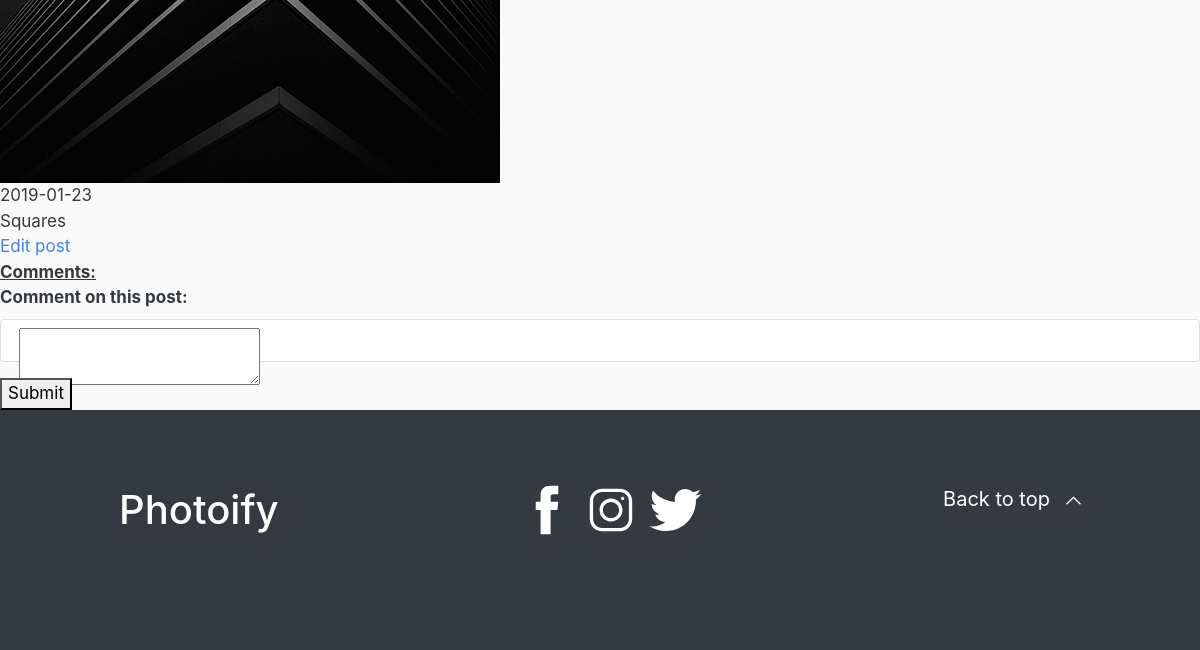
The page /view-profile-old.php?id=12 (lower part) on the database as committed earlier.
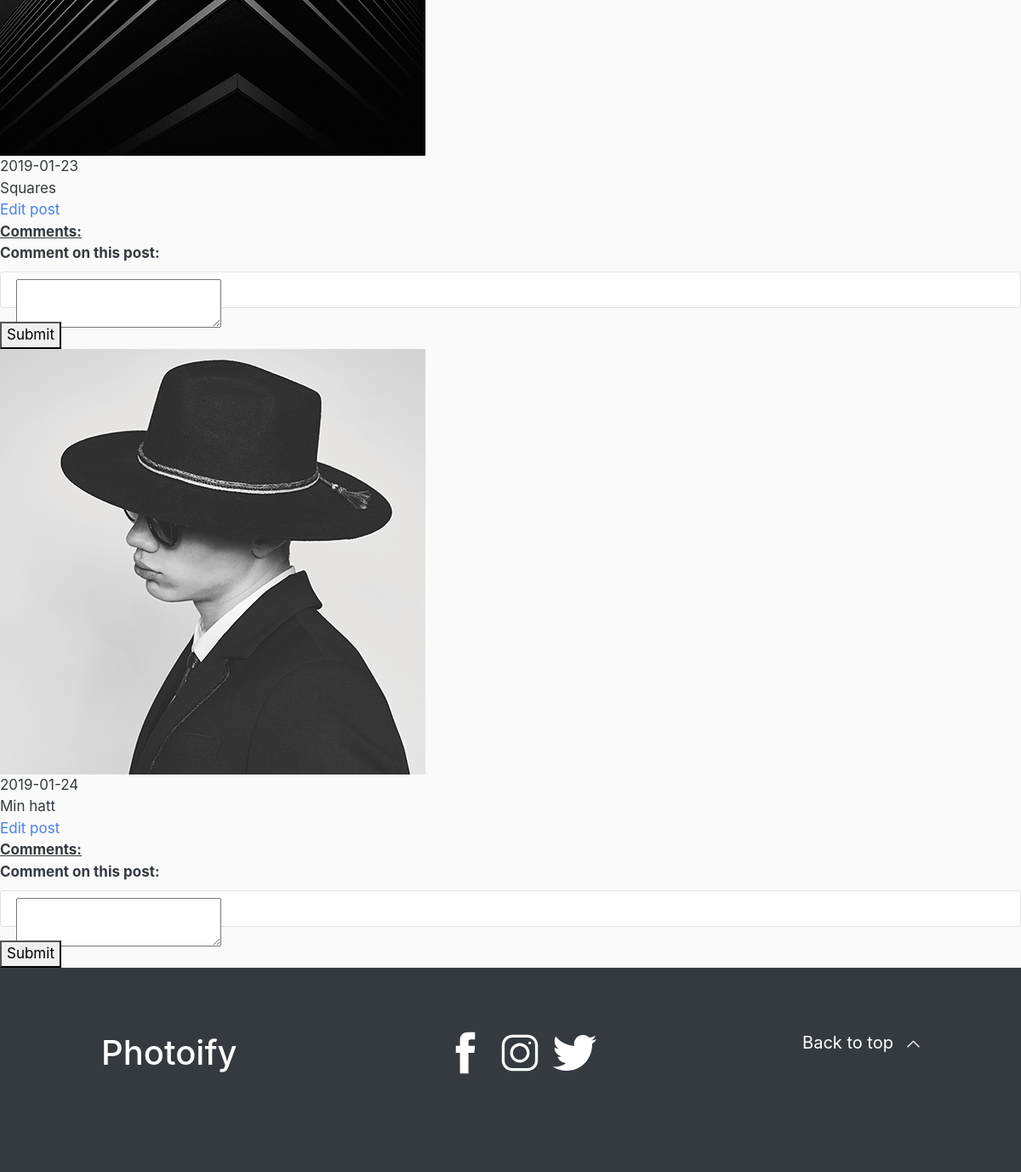
The same page on the database as committed later.
### tables this page shows
CREATE TABLE "Posts" (
	`id`	INTEGER PRIMARY KEY AUTOINCREMENT,
	`content`	TEXT,
	`created_at`	TEXT NOT NULL,
	`user_id`	INTEGER NOT NULL,
	`description`	TEXT,
	`updated_at`	TEXT,
	`username`	TEXT
);

### view-profile-old.php (the view, shortened to what this page needs)
<?php require __DIR__.'/views/header.php';
  $user_id = $_GET['id'];
?>
<div class="user-post-container">
    <div class="posts">
      <?php
      $statement = $pdo->prepare('SELECT * from Posts WHERE user_id = :id');
      $statement->bindParam(':id', $user_id , PDO::PARAM_INT);
      $statement->execute();
      $user = $statement->fetchAll(PDO::FETCH_ASSOC);
      ?>
      <?php
      foreach ($user as $key => $value) {
        $picFilePath = '/app/uploads/' . $value['content'];
      ?>
        <img class="img-posts" src="<?php echo $picFilePath ?>"></br>
        <div class="pic-description"><?= $value['created_at']; ?></div>
        <div class="pic-description"><?= $value['description']; ?></div>
      <?php if (!isset($_SESSION['user'])): ?>
        <div class="edit">
          <a href="edit.php?id=<?php echo $value['id'] ?>">Edit post</a>
        </div
      <?php endif; ?>
      <div class="comments"><u><b>Comments:</b></u></div>
      <?php
      $statement = $pdo->prepare('SELECT * from Comments WHERE post_id = :post_id');
      $statement->bindParam(':post_id', $value['id'], PDO::PARAM_INT);
      $statement->execute();
      $user_comments = $statement->fetchAll(PDO::FETCH_ASSOC);
      foreach ($user_comments as $key => $commentValue) {
        print_r($commentValue['username'].": ".$commentValue['content']."</br>");
          ?>
          <?php
      }
      ?>
        <form action="/app/posts/comments.php" method="post" enctype="multipart/form-data">
              <div class="form-group">
                  <label for="post_content"><b>Comment on this post:</b></label>
              <div class="form-control">
              <textarea type="text" name="post_content" value=""></textarea></div>
              </div>
          <div class="edit">
          <button type="submit" class="post" >Submit</button></div>
          </form>
        <?php
      };
      ?>
    </div>
</div>
<?php require __DIR__.'/views/footer.php'; ?>

Rows that differ between the two databases and show on the page:
added posts: content (picture), created_at "2019-01-24", description "Min hatt"
